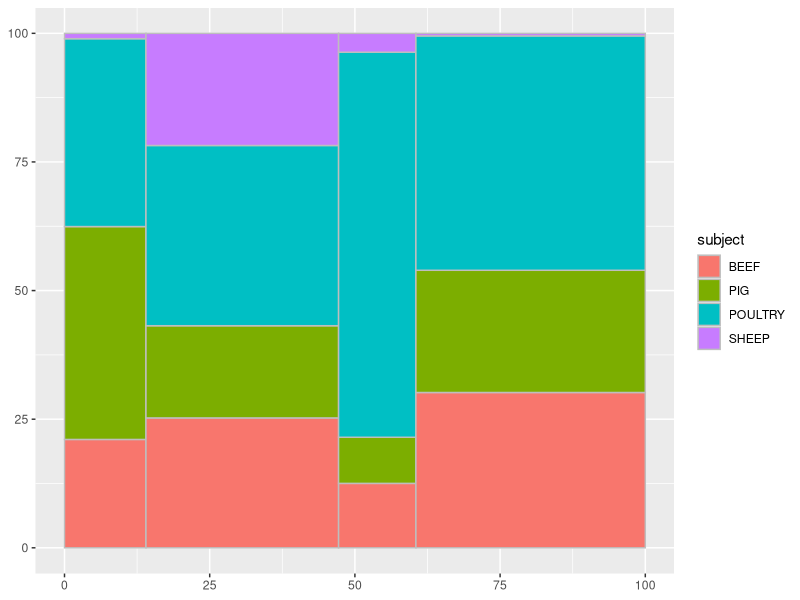
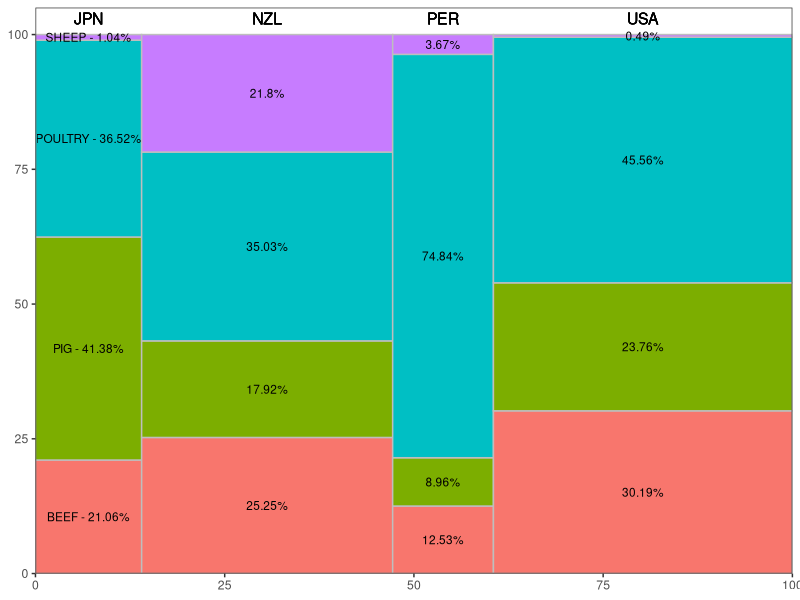
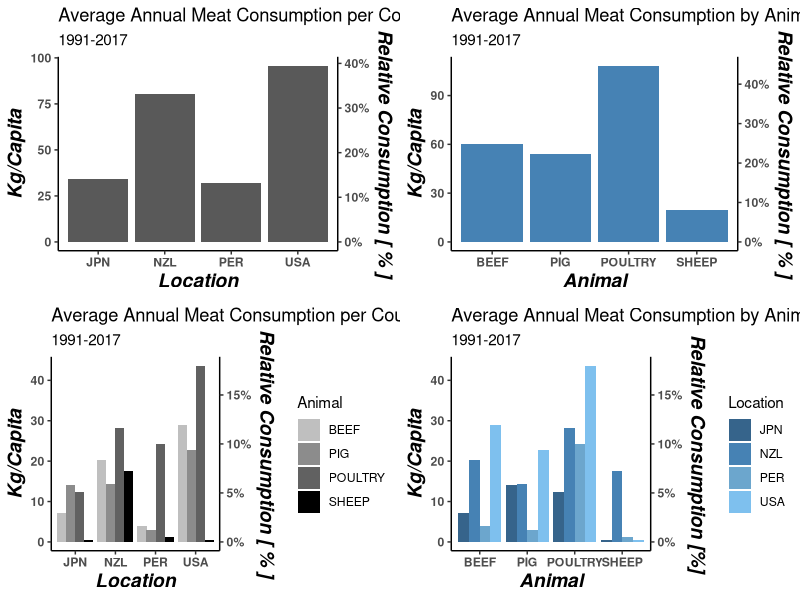

Recreate these plots in R, in order.
## ---- chunk 1
knitr::opts_chunk$set(echo = TRUE, warning = FALSE, message = FALSE)
## ---- chunk 2
#load tidyverse package
library(tidyverse)

#read in the data
meat <- read_csv("../_data/meat_consumption.csv")

#examine the dataset
glimpse(meat)
## ---- chunk 3
# lowercase column names
colnames(meat) <- tolower(colnames(meat))
## ---- chunk 4
meat %>%
  select(location, subject, measure, time) %>%
  map(unique)
## ---- chunk 5
# filter the data
top4 <- meat %>%
  filter(location %in% c("USA", "JPN", "PER", "NZL") & 
           measure == "KG_CAP" & time %in% 1991:2017)

# compute the mean cosumption for each country by type of meat
top4_summary <- top4 %>%
  group_by(location, subject) %>%
  summarise(mean_consumption = mean(value))
## ---- chunk 6
#calculate global total consumption 
(total <- sum(top4_summary$mean_consumption))

#calculate proportion as a percentage of total
location_pct <- top4_summary %>%
  group_by(location) %>%
  summarise(location_prop = (sum(mean_consumption)/total) * 100)
## ---- chunk 7
# calculate xmin and xmax for each country
location_pct$xmax <- cumsum(location_pct$location_prop)
location_pct$xmin <- location_pct$xmax - location_pct$location_prop
## ---- chunk 8
# join the data frames
top4_summary <- left_join(top4_summary, location_pct)

# sum the total mean_consumption values by location
total_consumption_by_location <- top4_summary %>%
  group_by(location) %>%
  summarise(total_consumption = sum(mean_consumption))

# join the data frames
top4_summary <- left_join(top4_summary, total_consumption_by_location)

# calculate the y-axis min and max values for each type of meat as a proportion of respective country
top4_summary <- top4_summary %>%
  mutate(subject_prop = (mean_consumption/total_consumption) * 100,
         ymax = cumsum(subject_prop),
         ymin = ymax - subject_prop)
## ---- chunk 9
# calculate text coordinates
top4_summary <- top4_summary %>%
  mutate(xtext = xmin + (xmax - xmin)/2,
         ytext = ymin + (ymax - ymin) /2)

## ---- chunk 10
# create base plot
p <- ggplot(top4_summary, aes(ymin = ymin, ymax = ymax, 
                         xmin = xmin, xmax = xmax, fill = subject))

# add in geometry
p1 <- p + geom_rect(colour = ('grey'))

p1
## ---- chunk 11
# adding in proportion data
p2 <- p1 + geom_text(aes(x = xtext, y = ytext,
     label = ifelse(location == "JPN", paste(subject,
         " - ", round(subject_prop, 2), "%", sep = ""), paste(round(subject_prop, 2),
         "%", sep = ""))), size = 3)

# adding in country labels
p3 <- p2 + geom_text(aes(x = xtext, y = 103,
     label = paste(location)), size = 4)

# Adding the finishing touches
p3 + theme_bw() + 
  labs(x = NULL, y = NULL, fill = NULL) + 
  scale_x_continuous(expand = c(0,0)) +
  scale_y_continuous(limits = c(0, 105), expand = c(0,0)) +
  theme(legend.position = "none", 
     panel.grid.major = element_line(colour = NA),
     panel.grid.minor = element_line(colour = NA))
## ---- chunk 12
library(gridExtra)

theme_set(theme_classic() +
            theme(axis.title = element_text(face = "bold.italic", size = 14),
                  axis.text = element_text(face = "bold")))

# total meat consumption by Country
M_C <- top4_summary %>%
  select(location, location_prop, total_consumption) %>%
  unique() %>%
ggplot(aes(x = location, y = total_consumption)) +
  geom_bar(stat = "identity") +
  scale_y_continuous(sec.axis = sec_axis(trans = (~./total), labels = scales::percent, name = "Relative Consumption [ % ]")) +
  labs(x = "Location", y = "Kg/Capita", title = "Average Annual Meat Consumption per Country", subtitle = "1991-2017")

#total meat consumption by country, faceted by type
M_C_T <- top4_summary %>%
  select(location, subject, mean_consumption) %>%
  ggplot(aes(x = location, y = mean_consumption, fill = subject)) +
  geom_bar(stat = "identity", position = "dodge") +
  scale_y_continuous(sec.axis = sec_axis(trans = (~./total), labels = scales::percent, name = "Relative Consumption [ % ]")) +
  scale_fill_manual("Animal", values = c("grey75", "grey55", "grey38", "black")) +
  labs(x = "Location", y = "Kg/Capita", title = "Average Annual Meat Consumption per Country", subtitle = "1991-2017")

#total meat consumption by type
M_T <- ggplot(top4_summary, aes(x = subject, y = mean_consumption)) +
  geom_bar(stat = "identity", fill = "steelblue") +
  scale_y_continuous(sec.axis = sec_axis(trans = (~./total), labels = scales::percent, name = "Relative Consumption [ % ]")) +
  labs(x = "Animal", y = "Kg/Capita", title = "Average Annual Meat Consumption by Animal", subtitle = "1991-2017")

#total meat consumption by type faceted by country
M_T_C <- ggplot(top4_summary, aes(x = subject, y = mean_consumption, fill = location)) +
  geom_bar(stat = "identity", position = "dodge") +
  scale_y_continuous(sec.axis = sec_axis(trans = (~./total), labels = scales::percent, name = "Relative Consumption [%]")) +
  scale_fill_manual("Location", values = c("steelblue4", "steelblue", "skyblue3", "skyblue2")) +
  labs(x = "Animal", y = "Kg/Capita", title = "Average Annual Meat Consumption by Animal", subtitle = "1991-2017")

grid.arrange(M_C, M_T, M_C_T, M_T_C, nrow= 2, ncol = 2, widths = c(2,2))
